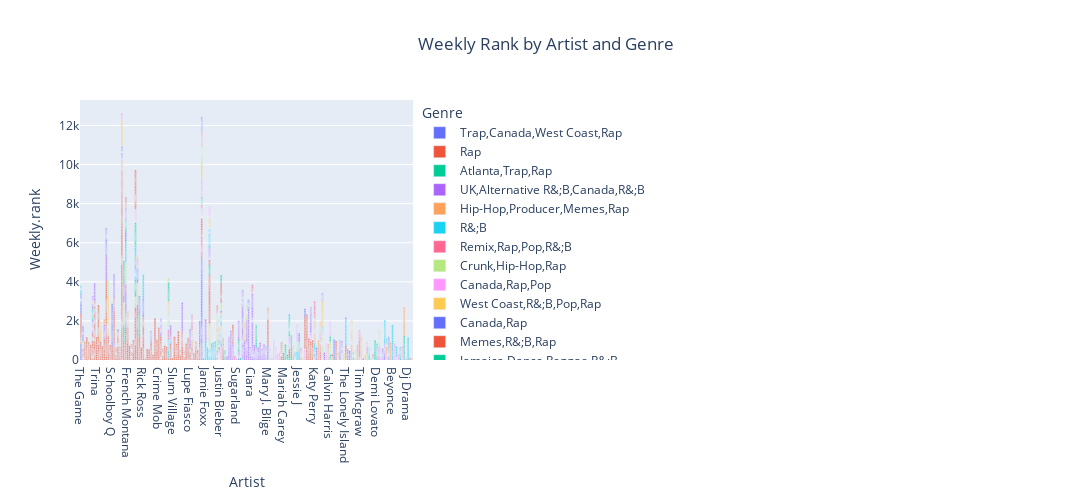

Notebook cell for this chart:
### Markdown cell above
# DASHBOARD

### Code cell
import plotly.express as px
chart1 = px.bar(bb1, x='Artist', y='Weekly.rank', color='Genre', title='Weekly Rank by Artist and Genre')
chart1.update_layout(width=1500, height=500)
chart1.update(layout=dict(title=dict(x=0.5)))
